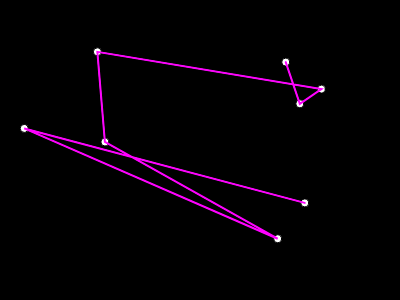
Frame 1 (no input)
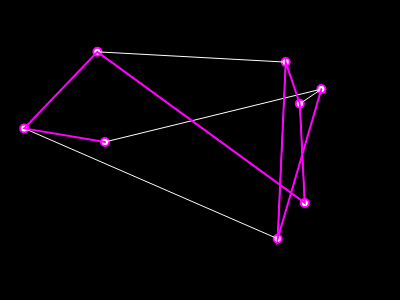
Frame 60 (no input)
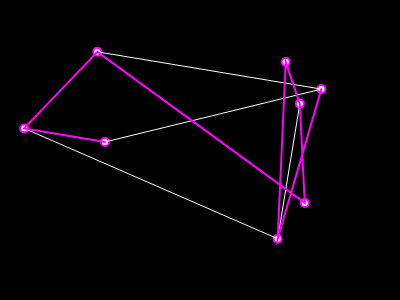
Frame 120 (the mouse pressed at the canvas centre since frame 60)

The p5.js sketch that drew these frames (run headless with seeded random() and noise() and a simulated clock; from frame 60 on, the mouse is pressed at the canvas centre):

// p5.js sketch
// ── sketch.js
var cities = [];
var totalCities = 8;

var order = [];

var recordDistance;
var bestEver;

function setup() {
    createCanvas( 400, 300 );
    for ( let i = 0; i < totalCities; i++ ) {
        var v = createVector( random( width ), random( height ) );
        cities[ i ] = v;
        order[ i ] = i;
    }

    let d = calcDistance( cities );
    recordDistance = d;
    bestEver = cities.slice();
}

function draw() {
    background( 0 );
    fill( 255 );
    for ( let i = 0; i < totalCities; i++ ) {
        ellipse( cities[ i ].x, cities[ i ].y, 8, 8 );
    }

    stroke( 255 );
    strokeWeight( 1 );
    noFill();
    beginShape();
    for ( let i = 0; i < totalCities; i++ ) {
        vertex( cities[ i ].x, cities[ i ].y );
    }
    endShape();

    stroke( 255, 0, 255 );
    strokeWeight( 2 );
    noFill();
    beginShape();
    for ( let i = 0; i < totalCities; i++ ) {
        vertex( bestEver[ i ].x, bestEver[ i ].y );
    }
    endShape();

    let i = floor( random( cities.length ) );
    let j = floor( random( cities.length ) );
    swap( cities, i, j );

    let d = calcDistance( cities );
    if ( d < recordDistance ) {
        recordDistance = d;
        bestEver = cities.slice();
        console.log( recordDistance );
    }
}

function swap( a, i, j ) {
    let temp = a[ i ];
    a[ i ] = a[ j ];
    a[ j ] = temp;
}

function calcDistance( points ) {
    let sum = 0;
    for ( let i = 0; i < points.length - 1; i++ ) {
        sum += dist( points[ i ].x, points[ i ].y, points[ i + 1 ].x, points[ i + 1 ].y );
    }
    return sum;
}
